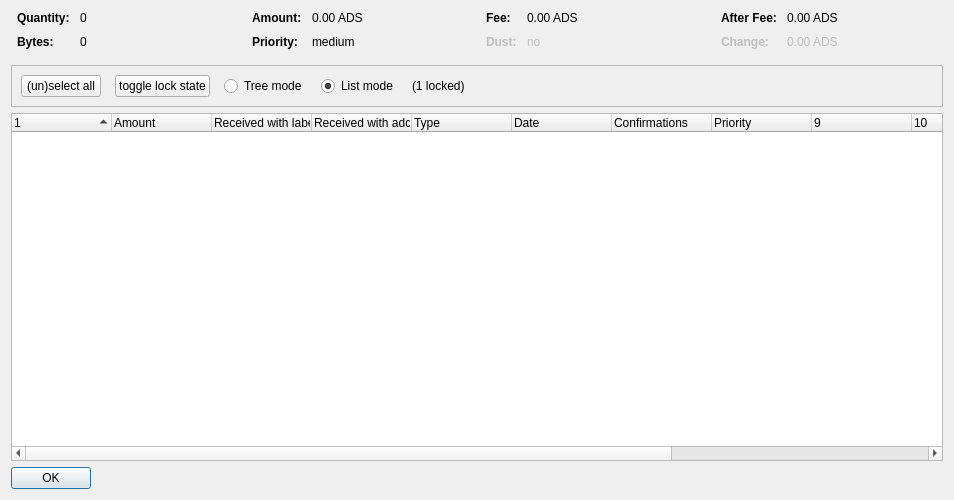
<?xml version="1.0" encoding="UTF-8"?>
<ui version="4.0">
 <class>CoinControlDialog</class>
 <widget class="QDialog" name="CoinControlDialog">
  <property name="geometry">
   <rect>
    <x>0</x>
    <y>0</y>
    <width>954</width>
    <height>500</height>
   </rect>
  </property>
  <property name="windowTitle">
   <string>Coin Selection</string>
  </property>
  <layout class="QVBoxLayout" name="verticalLayout">
   <item>
    <layout class="QHBoxLayout" name="horizontalLayoutTop" stretch="0,0,0,0">
     <property name="topMargin">
      <number>0</number>
     </property>
     <property name="bottomMargin">
      <number>10</number>
     </property>
     <item>
      <layout class="QFormLayout" name="formLayoutCoinControl1">
       <property name="horizontalSpacing">
        <number>10</number>
       </property>
       <property name="verticalSpacing">
        <number>10</number>
       </property>
       <property name="leftMargin">
        <number>6</number>
       </property>
       <property name="rightMargin">
        <number>6</number>
       </property>
       <item row="0" column="0">
        <widget class="QLabel" name="labelCoinControlQuantityText">
         <property name="font">
          <font>
           <weight>75</weight>
           <bold>true</bold>
          </font>
         </property>
         <property name="text">
          <string>Quantity:</string>
         </property>
        </widget>
       </item>
       <item row="0" column="1">
        <widget class="QLabel" name="labelCoinControlQuantity">
         <property name="cursor">
          <cursorShape>IBeamCursor</cursorShape>
         </property>
         <property name="contextMenuPolicy">
          <enum>Qt::ActionsContextMenu</enum>
         </property>
         <property name="text">
          <string notr="true">0</string>
         </property>
         <property name="textInteractionFlags">
          <set>Qt::LinksAccessibleByMouse|Qt::TextSelectableByKeyboard|Qt::TextSelectableByMouse</set>
         </property>
        </widget>
       </item>
       <item row="1" column="0">
        <widget class="QLabel" name="labelCoinControlBytesText">
         <property name="font">
          <font>
           <weight>75</weight>
           <bold>true</bold>
          </font>
         </property>
         <property name="text">
          <string>Bytes:</string>
         </property>
        </widget>
       </item>
       <item row="1" column="1">
        <widget class="QLabel" name="labelCoinControlBytes">
         <property name="cursor">
          <cursorShape>IBeamCursor</cursorShape>
         </property>
         <property name="contextMenuPolicy">
          <enum>Qt::ActionsContextMenu</enum>
         </property>
         <property name="text">
          <string notr="true">0</string>
         </property>
         <property name="textInteractionFlags">
          <set>Qt::LinksAccessibleByMouse|Qt::TextSelectableByKeyboard|Qt::TextSelectableByMouse</set>
         </property>
        </widget>
       </item>
      </layout>
     </item>
     <item>
      <layout class="QFormLayout" name="formLayoutCoinControl2">
       <property name="horizontalSpacing">
        <number>10</number>
       </property>
       <property name="verticalSpacing">
        <number>10</number>
       </property>
       <property name="leftMargin">
        <number>6</number>
       </property>
       <property name="rightMargin">
        <number>6</number>
       </property>
       <item row="0" column="0">
        <widget class="QLabel" name="labelCoinControlAmountText">
         <property name="font">
          <font>
           <weight>75</weight>
           <bold>true</bold>
          </font>
         </property>
         <property name="text">
          <string>Amount:</string>
         </property>
        </widget>
       </item>
       <item row="0" column="1">
        <widget class="QLabel" name="labelCoinControlAmount">
         <property name="cursor">
          <cursorShape>IBeamCursor</cursorShape>
         </property>
         <property name="contextMenuPolicy">
          <enum>Qt::ActionsContextMenu</enum>
         </property>
         <property name="text">
          <string notr="true">0.00 ADS</string>
         </property>
         <property name="textInteractionFlags">
          <set>Qt::LinksAccessibleByMouse|Qt::TextSelectableByKeyboard|Qt::TextSelectableByMouse</set>
         </property>
        </widget>
       </item>
       <item row="1" column="0">
        <widget class="QLabel" name="labelCoinControlPriorityText">
         <property name="font">
          <font>
           <weight>75</weight>
           <bold>true</bold>
          </font>
         </property>
         <property name="text">
          <string>Priority:</string>
         </property>
        </widget>
       </item>
       <item row="1" column="1">
        <widget class="QLabel" name="labelCoinControlPriority">
         <property name="cursor">
          <cursorShape>IBeamCursor</cursorShape>
         </property>
         <property name="contextMenuPolicy">
          <enum>Qt::ActionsContextMenu</enum>
         </property>
         <property name="text">
          <string>medium</string>
         </property>
         <property name="textInteractionFlags">
          <set>Qt::LinksAccessibleByMouse|Qt::TextSelectableByKeyboard|Qt::TextSelectableByMouse</set>
         </property>
        </widget>
       </item>
      </layout>
     </item>
     <item>
      <layout class="QFormLayout" name="formLayoutCoinControl3">
       <property name="horizontalSpacing">
        <number>10</number>
       </property>
       <property name="verticalSpacing">
        <number>10</number>
       </property>
       <property name="leftMargin">
        <number>6</number>
       </property>
       <property name="rightMargin">
        <number>6</number>
       </property>
       <item row="0" column="0">
        <widget class="QLabel" name="labelCoinControlFeeText">
         <property name="font">
          <font>
           <weight>75</weight>
           <bold>true</bold>
          </font>
         </property>
         <property name="text">
          <string>Fee:</string>
         </property>
        </widget>
       </item>
       <item row="0" column="1">
        <widget class="QLabel" name="labelCoinControlFee">
         <property name="cursor">
          <cursorShape>IBeamCursor</cursorShape>
         </property>
         <property name="contextMenuPolicy">
          <enum>Qt::ActionsContextMenu</enum>
         </property>
         <property name="text">
          <string notr="true">0.00 ADS</string>
         </property>
         <property name="textInteractionFlags">
          <set>Qt::LinksAccessibleByMouse|Qt::TextSelectableByKeyboard|Qt::TextSelectableByMouse</set>
         </property>
        </widget>
       </item>
       <item row="1" column="0">
        <widget class="QLabel" name="labelCoinControlLowOutputText">
         <property name="enabled">
          <bool>false</bool>
         </property>
         <property name="font">
          <font>
           <weight>75</weight>
           <bold>true</bold>
          </font>
         </property>
         <property name="text">
          <string>Dust:</string>
         </property>
        </widget>
       </item>
       <item row="1" column="1">
        <widget class="QLabel" name="labelCoinControlLowOutput">
         <property name="enabled">
          <bool>false</bool>
         </property>
         <property name="cursor">
          <cursorShape>IBeamCursor</cursorShape>
         </property>
         <property name="contextMenuPolicy">
          <enum>Qt::ActionsContextMenu</enum>
         </property>
         <property name="text">
          <string>no</string>
         </property>
         <property name="textInteractionFlags">
          <set>Qt::LinksAccessibleByMouse|Qt::TextSelectableByKeyboard|Qt::TextSelectableByMouse</set>
         </property>
        </widget>
       </item>
      </layout>
     </item>
     <item>
      <layout class="QFormLayout" name="formLayoutCoinControl4">
       <property name="horizontalSpacing">
        <number>10</number>
       </property>
       <property name="verticalSpacing">
        <number>10</number>
       </property>
       <property name="leftMargin">
        <number>6</number>
       </property>
       <property name="rightMargin">
        <number>6</number>
       </property>
       <item row="0" column="0">
        <widget class="QLabel" name="labelCoinControlAfterFeeText">
         <property name="font">
          <font>
           <weight>75</weight>
           <bold>true</bold>
          </font>
         </property>
         <property name="text">
          <string>After Fee:</string>
         </property>
        </widget>
       </item>
       <item row="0" column="1">
        <widget class="QLabel" name="labelCoinControlAfterFee">
         <property name="cursor">
          <cursorShape>IBeamCursor</cursorShape>
         </property>
         <property name="contextMenuPolicy">
          <enum>Qt::ActionsContextMenu</enum>
         </property>
         <property name="text">
          <string notr="true">0.00 ADS</string>
         </property>
         <property name="textInteractionFlags">
          <set>Qt::LinksAccessibleByMouse|Qt::TextSelectableByKeyboard|Qt::TextSelectableByMouse</set>
         </property>
        </widget>
       </item>
       <item row="1" column="0">
        <widget class="QLabel" name="labelCoinControlChangeText">
         <property name="enabled">
          <bool>false</bool>
         </property>
         <property name="font">
          <font>
           <weight>75</weight>
           <bold>true</bold>
          </font>
         </property>
         <property name="text">
          <string>Change:</string>
         </property>
        </widget>
       </item>
       <item row="1" column="1">
        <widget class="QLabel" name="labelCoinControlChange">
         <property name="enabled">
          <bool>false</bool>
         </property>
         <property name="cursor">
          <cursorShape>IBeamCursor</cursorShape>
         </property>
         <property name="contextMenuPolicy">
          <enum>Qt::ActionsContextMenu</enum>
         </property>
         <property name="text">
          <string notr="true">0.00 ADS</string>
         </property>
         <property name="textInteractionFlags">
          <set>Qt::LinksAccessibleByMouse|Qt::TextSelectableByKeyboard|Qt::TextSelectableByMouse</set>
         </property>
        </widget>
       </item>
      </layout>
     </item>
    </layout>
   </item>
   <item>
    <widget class="QFrame" name="frame">
     <property name="minimumSize">
      <size>
       <width>0</width>
       <height>40</height>
      </size>
     </property>
     <property name="frameShape">
      <enum>QFrame::StyledPanel</enum>
     </property>
     <property name="frameShadow">
      <enum>QFrame::Sunken</enum>
     </property>
     <layout class="QHBoxLayout" name="horizontalLayout">
      <item>
       <layout class="QHBoxLayout" name="horizontalLayoutPanel" stretch="0,0,0,0,0,0">
        <property name="spacing">
         <number>14</number>
        </property>
        <item>
         <widget class="QPushButton" name="pushButtonSelectAll">
          <property name="sizePolicy">
           <sizepolicy hsizetype="Maximum" vsizetype="Fixed">
            <horstretch>0</horstretch>
            <verstretch>0</verstretch>
           </sizepolicy>
          </property>
          <property name="text">
           <string>(un)select all</string>
          </property>
          <property name="autoDefault">
           <bool>false</bool>
          </property>
         </widget>
        </item>
        <item>
         <widget class="QPushButton" name="pushButtonToggleLock">
          <property name="sizePolicy">
           <sizepolicy hsizetype="Maximum" vsizetype="Fixed">
            <horstretch>0</horstretch>
            <verstretch>0</verstretch>
           </sizepolicy>
          </property>
          <property name="text">
           <string>toggle lock state</string>
          </property>
          <property name="autoDefault">
           <bool>false</bool>
          </property>
         </widget>
        </item>
        <item>
         <widget class="QRadioButton" name="radioTreeMode">
          <property name="sizePolicy">
           <sizepolicy hsizetype="Maximum" vsizetype="Fixed">
            <horstretch>0</horstretch>
            <verstretch>0</verstretch>
           </sizepolicy>
          </property>
          <property name="text">
           <string>Tree mode</string>
          </property>
         </widget>
        </item>
        <item>
         <widget class="QRadioButton" name="radioListMode">
          <property name="sizePolicy">
           <sizepolicy hsizetype="Maximum" vsizetype="Fixed">
            <horstretch>0</horstretch>
            <verstretch>0</verstretch>
           </sizepolicy>
          </property>
          <property name="text">
           <string>List mode</string>
          </property>
          <property name="checked">
           <bool>true</bool>
          </property>
         </widget>
        </item>
        <item>
         <widget class="QLabel" name="labelLocked">
          <property name="text">
           <string>(1 locked)</string>
          </property>
         </widget>
        </item>
        <item>
         <spacer name="horizontalSpacer">
          <property name="orientation">
           <enum>Qt::Horizontal</enum>
          </property>
          <property name="sizeHint" stdset="0">
           <size>
            <width>40</width>
            <height>20</height>
           </size>
          </property>
         </spacer>
        </item>
       </layout>
      </item>
     </layout>
    </widget>
   </item>
   <item>
    <widget class="CoinControlTreeWidget" name="treeWidget">
     <property name="contextMenuPolicy">
      <enum>Qt::CustomContextMenu</enum>
     </property>
     <property name="sortingEnabled">
      <bool>false</bool>
     </property>
     <property name="columnCount">
      <number>13</number>
     </property>
     <attribute name="headerShowSortIndicator" stdset="0">
      <bool>true</bool>
     </attribute>
     <attribute name="headerStretchLastSection">
      <bool>false</bool>
     </attribute>
     <column>
      <property name="text">
       <string/>
      </property>
     </column>
     <column>
      <property name="text">
       <string>Amount</string>
      </property>
     </column>
     <column>
      <property name="text">
       <string>Received with label</string>
      </property>
     </column>
     <column>
      <property name="text">
       <string>Received with address</string>
      </property>
     </column>
     <column>
      <property name="text">
       <string>Type</string>
      </property>
     </column>
     <column>
      <property name="text">
       <string>Date</string>
      </property>
     </column>
     <column>
      <property name="text">
       <string>Confirmations</string>
      </property>
      <property name="toolTip">
       <string>Confirmed</string>
      </property>
     </column>
     <column>
      <property name="text">
       <string>Priority</string>
      </property>
     </column>
     <column>
      <property name="text">
       <string/>
      </property>
     </column>
     <column>
      <property name="text">
       <string/>
      </property>
     </column>
     <column>
      <property name="text">
       <string/>
      </property>
     </column>
     <column>
      <property name="text">
       <string/>
      </property>
     </column>
     <column>
      <property name="text">
       <string/>
      </property>
     </column>
    </widget>
   </item>
   <item>
    <widget class="QDialogButtonBox" name="buttonBox">
     <property name="sizePolicy">
      <sizepolicy hsizetype="Maximum" vsizetype="Fixed">
       <horstretch>0</horstretch>
       <verstretch>0</verstretch>
      </sizepolicy>
     </property>
     <property name="orientation">
      <enum>Qt::Horizontal</enum>
     </property>
     <property name="standardButtons">
      <set>QDialogButtonBox::Ok</set>
     </property>
    </widget>
   </item>
  </layout>
 </widget>
 <customwidgets>
  <customwidget>
   <class>CoinControlTreeWidget</class>
   <extends>QTreeWidget</extends>
   <header>coincontroltreewidget.h</header>
  </customwidget>
 </customwidgets>
 <resources/>
 <connections/>
</ui>
